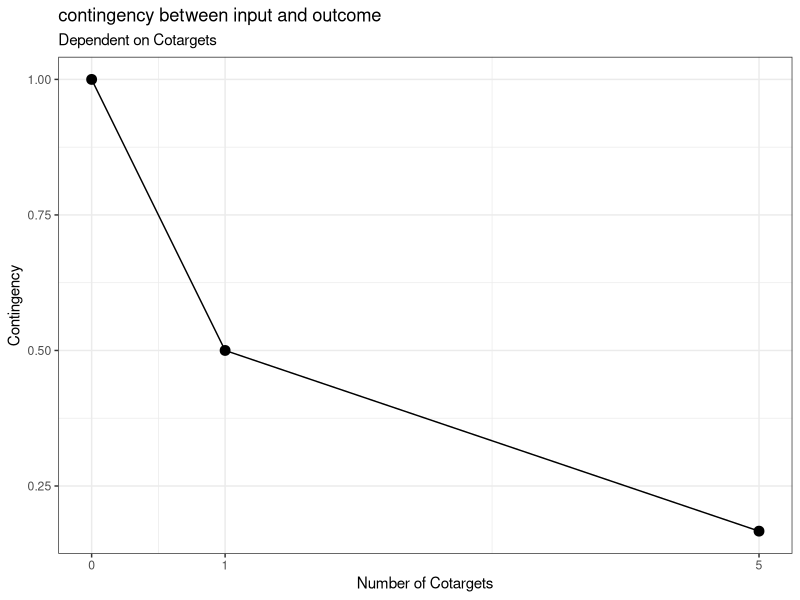
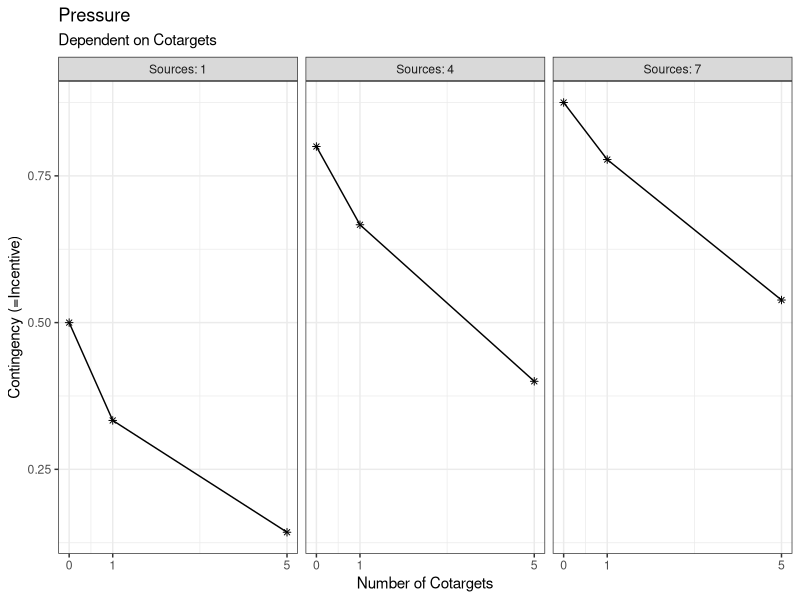
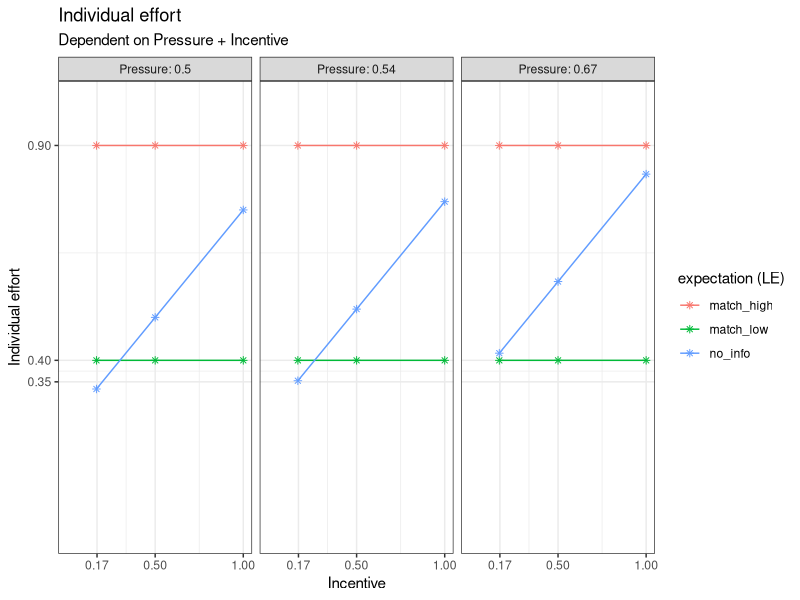
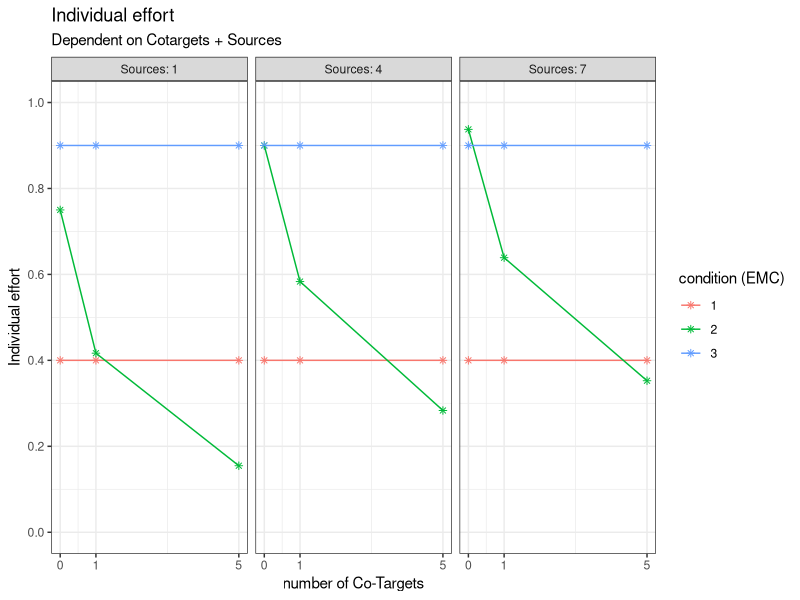
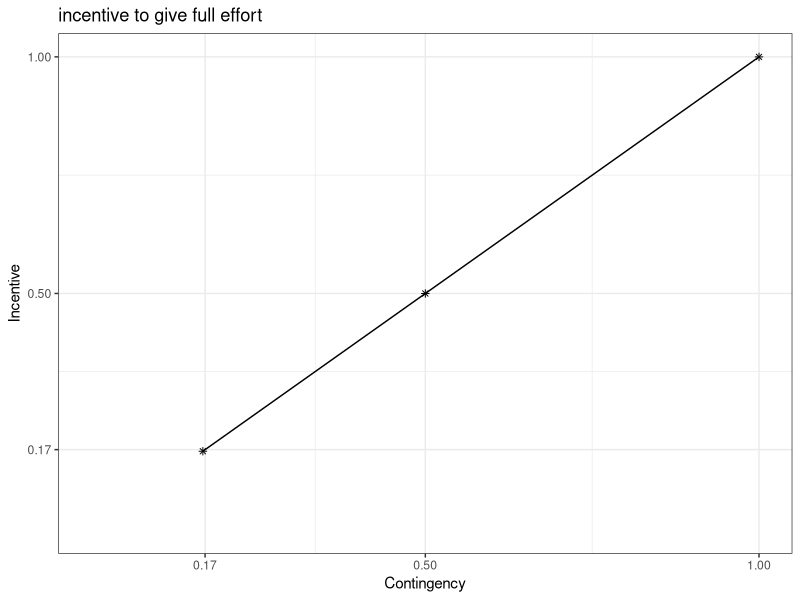
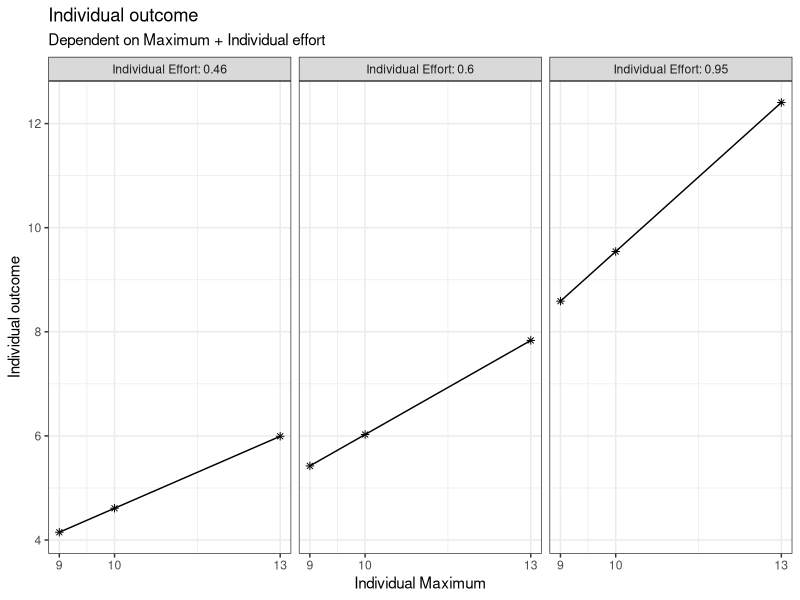

Source code (R) for these figures, in order:
###Creating of the base functions to compute the outcome of the simulation later on

# load the necessary libraries (these command are executed in the Quarto Script too, but they remain in this section for better traceability)
library(ggplot2)
library(dplyr)
library(multcomp)

#' p1 Compute the contingency between input and outcome
#' 
#' @param CT number of people who are also viewed as targets of social pressure. Ranges from 0 to infinite (discrete)
#' 
#' @return (CON) contingency between input and outcome. Ranges from 0 to 1 (continuous)

get_CON <- function(CT) {
  n <- CT + 1
  CON <- 1/n
  return(CON)
}

# (example) check vectorized form:
CT <- c(0, 1, 5)
CON <- get_CON(CT)
CON

# (example) create data for CT 
plot_data_CON <- expand.grid(
  CT = c(0, 1, 5)
)

# (example) compute CON from the CT data
plot_data_CON$CON <- get_CON(
  CT = plot_data_CON$CT
)

# (example) plot a visual graph for the p1-function
plot_p1 <- ggplot(plot_data_CON, aes(x = CT, y = CON)) +
  geom_point(size = 3) +
  labs(title = "contingency between input and outcome", 
       subtitle = "Dependent on Cotargets", 
       y = "Contingency", 
       x = "Number of Cotargets") +
  scale_x_continuous(limits = c(0, 5), breaks = c(0, 1, 5)) +
  theme_bw() +
  geom_line()



#' p2 compute the social pressure on each given target member of the group
#' 
#' @param CT number of people who are also viewed as targets of social impact. Ranges from 0 to infinite (discrete)
#' @param S number of people viewed as source of social pressure. Ranges from 0 to infinite (discrete)
#' 
#' @return (P) social pressure. Ranges from 0 to 1 (continuous)

get_P <- function (CT, S) {
  P <- S/(S+CT+1)
  return(P)
}

# (example) check vectorized form:
CT <- c(0, 1, 5)
S <- c(1, 4, 7)
P <- get_P(CT, S)
P

# (example) create data for CT and S 
plot_data_P <- expand.grid(
  CT = c(0, 1, 5),
  S = c(1, 4, 7)
)

# (example) compute pressure from CT and S
plot_data_P$P <- get_P(
  CT = plot_data_P$CT,
  S = plot_data_P$S
)

# (example) create an extra column for the plotting
plot_data_P$S_label <- paste("Sources:", plot_data_P$S)

# (example) plot a visual graph for the p2-function
plot_p2 <-ggplot(plot_data_P, aes(x = CT, y = P)) +
  geom_point(shape = 8) +
  facet_wrap(~plot_data_P$S_label) +
  labs(title = "Pressure", subtitle = "Dependent on Cotargets", y = "Contingency (=Incentive)", x = "Number of Cotargets") +
  scale_x_continuous(limits = c(0, 5), breaks = c(0, 1, 5)) +
  theme_bw() +
  geom_line()



#' t1 compute the incentive to give full effort
#' 
#' @param CON number of people who are also viewed as targets of social impact. Ranges from 0 to infinite (discrete)
#' 
#' @return (INC) incentive to give full effort. Ranges from 0 to 1 (continuous)

#define the social loafing replication condition

get_INC <- function(CON) {
  INC = CON
  return(INC)
}

# (example) check vectorized form:
INC <- get_INC(CON)
INC

# (example) create data for CT 
plot_data_INC <- expand.grid(
  CON = CON
)

# (example) compute the incentive from CT 
plot_data_INC$INC <- get_INC(
  CON = plot_data_INC$CON
)
# (example) plot a visual graph for the t1-function
plot_t1 <- ggplot(plot_data_INC, aes(x = CON, y = INC)) +
  geom_point(shape = 8) +
  labs(title = "incentive to give full effort", y = "Incentive", x = "Contingency") +
  scale_x_continuous(limits = c(0, 1), breaks = c(round(CON, digits = 2))) +
  scale_y_continuous(limits = c(0, 1), breaks = c(round(INC, digits = 2))) +
  theme_bw() +
  geom_line()


#' t3 transform the EMC condition into loafing expectation
#' 
#' @param EMC Effort condition. ordinal variable with the values "1", "2" or "3"
#' 
#' @return (LE) loafing expectation. ordinal variable with possible values as followed: 
#' "match_low", "no_info", "match_high"

get_LE <- function(EMC) {
  LE <- case_match(EMC,
                    1 ~ "match_low",
                    2 ~ "no_info",
                    3 ~ "match_high"
  )
  return(LE)
}

# (example) check vectorized form:
EMC <- c(1, 2, 3)
LE <- get_LE(EMC)
LE

# no example plot is computed, cause there's nothing to show - with the execution of LE we can see the 
# function is working with vectors 


#' p3 compute the individual effort 
#' 
#' @param INC incentive to give full effort. Ranges from 0 to 1 (continuous)
#' @param P social pressure. Ranges from 0 to 1 (continuous)
#' @param LE loafing expectation. ordinal variable with possible values as followed: 
#' "match_low", "no_info", "match_high"
#' 
#' @return (IE) individual effort. Ranges from 0 to 1 (continuous)

get_IE <- function(INC, P, LE) {
  # the Social Loafing baseline (Latané)
  # whilst CT increases, the output decreases
  loafing_effort <- 0.5 * INC + 0.5 * P
  
  # the effort matching logic
  # we're definign fix values which represent the expectation for the "alone"-
  # condition of other subjects (independent of the current group size)
  final_IE <- case_when(
    # condition: co-Target is not loafing in its "alone"-condition
    LE == "match_high" ~ 0.9, 
    
    # condition: Co-Target is loafing in its "alone"-condition
    LE == "match_low"  ~ 0.4, 
    
    # In der no_info Bedingung greift das klassische Modell (Loafing)
    LE == "no_info"    ~ loafing_effort,
    
    TRUE                ~ loafing_effort
  )
  
  return(final_IE)
}

# (example) check vectorized form:
LE <- c("match_high", "match_low", "no_info")
IE <- get_IE(INC, P, LE)
IE


# (example) create data for INC, P and LE
plot_data_IE <- expand.grid(
  INC = INC,
  P = P,
  LE = c("match_high", "match_low", "no_info")
)

# (example) compute the individual effort from INC, P and LE
plot_data_IE$IE <- get_IE(
  INC = plot_data_IE$INC,
  P = plot_data_IE$P, 
  LE = plot_data_IE$LE
)

# (example) create an extra column for the plotting
plot_data_IE$P_label <- paste("Pressure:", round(plot_data_IE$P, digits = 2))

# (example) plot a visual graph for the p3-function
plot_p3 <- ggplot(plot_data_IE, aes(x = INC, y = IE, color = LE, group = LE)) +
  geom_point(shape = 8) +
  facet_wrap(~P_label) +
  labs(title = "Individual effort", 
       subtitle = "Dependent on Pressure + Incentive", 
       y = "Individual effort", 
       x = "Incentive", 
       color = "expectation (LE)") +
  scale_x_continuous(limits = c(0, 1), breaks = c(round(INC, digits = 2))) +
  scale_y_continuous(limits = c(0, 1), breaks = c(round(IE, digits = 2))) +
  theme_bw() +
  geom_line()



#' Superfunction - compute the individual effort with some noise (through all the previous functions)
#' 
#' @param CT number of people who are also viewed as targets of social pressure. Ranges from 0 to infinite (discrete)
#' @param S number of people viewed as source of social pressure. Ranges from 0 to infinite 
#' @param EMC Effort condition. ordinal variable with the values "1", "2" or "3"
#' 
#' @return (IE) individual effort. Ranges from 0 to 1 (continuous)

#set a seed to get the same results every time 
set.seed(324)

get_super_IE <- function(CT, S, EMC) {
  LE <- get_LE(EMC)
  CON <- get_CON(CT) 
  P <- get_P(CT, S)
  INC <- get_INC(CON)
  IE <- get_IE(INC, P, LE)
  
  IE <- IE + rnorm(length(IE), mean = 0, sd = 0.1)
  IE[IE > 1] <- 1
  IE[IE < 0] <- 0
  return(IE)
}

get_super_IE_withoutnoise <- function(CT, S, EMC) {
  LE <- get_LE(EMC)
  CON <- get_CON(CT) 
  P <- get_P(CT, S)
  INC <- get_INC(CON)
  IE <- get_IE(INC, P, LE)

  IE[IE > 1] <- 1
  IE[IE < 0] <- 0
  return(IE)
}

# (example) check vectorized form
IE <- get_super_IE(CT, S, EMC)
IE

# (example) create data for INC, P and LE (all variables were defined earlier in the code)
plot_data_super_IE <- expand.grid(
  CT = CT,
  S = S,
  EMC = EMC
)

# (example) compute the individual effort from CT, S and EMC. Important to use the function wihtout noise for 
#           demonstrating the behavior of the Psy-Box in the report. The simulation uses the function with 
#           noise ofc.
plot_data_super_IE$IE <- get_super_IE_withoutnoise(
  CT = plot_data_super_IE$CT,
  S = plot_data_super_IE$S, 
  EMC = plot_data_super_IE$EMC
)

# (example) create an extra column for the plotting
plot_data_super_IE$S_label <- paste("Sources:", plot_data_super_IE$S)

# (example) plot a visual graph for the p3-function
plot_super <- ggplot(plot_data_super_IE, aes(x = CT, y = IE, color = as.factor(EMC), group = EMC)) +
  geom_point(shape = 8) +
  facet_wrap(~S_label) +
  labs(title = "Individual effort", 
       subtitle = "Dependent on Cotargets + Sources", 
       y = "Individual effort", 
       x = "number of Co-Targets", 
       color = "condition (EMC)") +
  scale_x_continuous(limits = c(0, 5), breaks = c(0, 1, 5)) +
  scale_y_continuous(limits = c(0, 1), breaks = seq(0, 1, 0.2)) +
  theme_bw() +
  geom_line()


#' t2-function (manifest) - compute the individual outcome
#' 
#' @param MC maximum capacity to scream. Ranges from 0 to 15 (continuous)
#' @param IE individual effort Ranges from 0 to 1 (continuous)
#' 
#' @return (IO) individual output. Ranges from 0 to inf. (continuous)

get_IO <- function(MC, IE) {
  IO <- MC * IE   
  return (IO)
}

# (example) check vectorized form:
MC <- c(9, 10, 13)
IO <- get_IO(MC, IE)
IO

# (example) create data for MC and IE
plot_data_IO <- expand.grid(
  MC = c(9, 10, 13),
  IE = IE
)

# (example) compute the individual effort from MC and IE
plot_data_IO$IO <- get_IO(
  MC = plot_data_IO$MC,
  IE = plot_data_IO$IE
)

# (example) create an extra column for the plotting
plot_data_IO$IE_label <- paste("Individual Effort:", round(plot_data_IO$IE, digits = 2))

# (example) plot a visual graph for the t2-function
plot_t2 <- ggplot(plot_data_IO, aes(x = MC, y = IO)) +
  geom_point(shape = 8) +
  facet_wrap(~plot_data_IO$IE_label) +
  labs(title = "Individual outcome", subtitle = "Dependent on Maximum + Individual effort", y = "Individual outcome", x = "Individual Maximum") +
  scale_x_continuous(limits = c(min(MC), max(MC)), breaks = c(round(MC, digits = 2))) +
  scale_y_continuous(limits = c(min(plot_data_IO$IO), max(plot_data_IO$IO)), breaks = pretty(plot_data_IO$IO)) +
  theme_bw() +
  geom_line()


#' Superfunction - compute the individual outcome  (through all the previous functions)
#' 
#' @param CT number of people who are also viewed as targets of social pressure. Ranges from 0 to infinite (discrete)
#' @param S number of people viewed as source of social pressure. Ranges from 0 to infinite (discrete)
#' @param MC maximum capacity to scream. Ranges from 0 to 15 (continuous)
#' 
#' @return (IO) individual output. Ranges from 0 to inf (continuous)

get_super_IO <- function(CT, S, MC, EMC){
  IO <- get_super_IE(CT, S, EMC) * MC 
  return (IO)
}

# note: we dont need plots for this superfunctions, cause it is shown in the "Evaluation" section later on.
# note2: this applies for a check of vectorized forms too... we did that earlier in checking the isolated functions.

# the final simulation for this model can be seen in 02_simulation.R 
